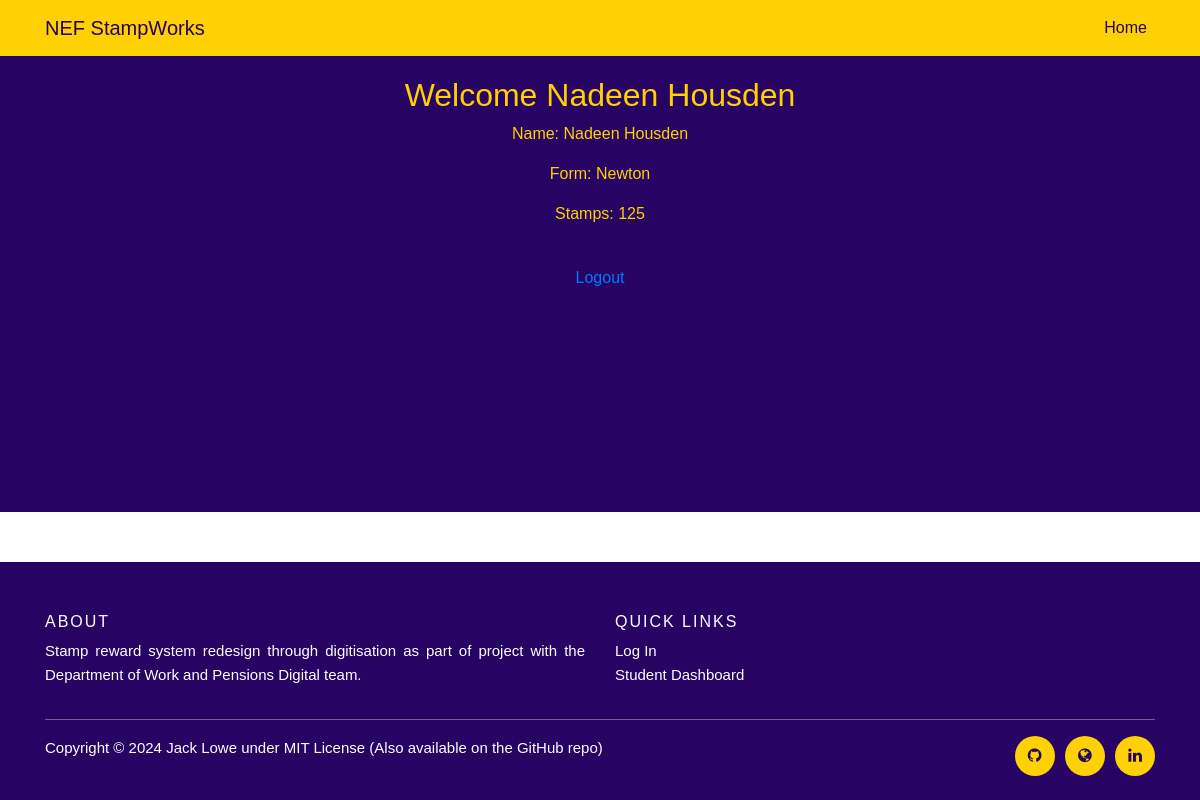
The page /student/dashboard (signed in) on the database as committed earlier.
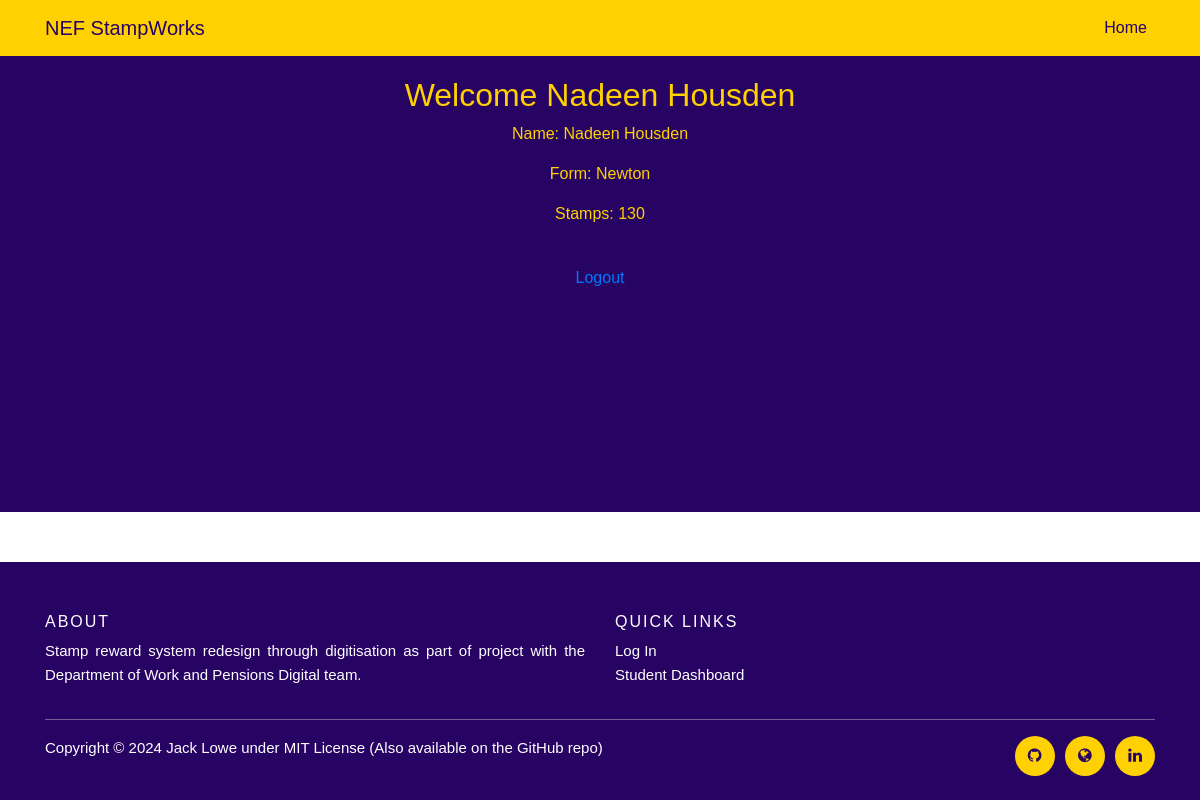
The same page on the database as committed later.
### tables this page shows
CREATE TABLE students (
	name VARCHAR(50),
	form VARCHAR(7),
	stamps INT,
	emailpre VARCHAR(50),
	mainclass VARCHAR(6),
	password VARCHAR(50)
);

### app.py (the view)
@app.route('/student/dashboard')
def student_dashboard():
    if 'email' not in session or 'is_staff' not in session or session['is_staff']:
        return redirect(url_for('login'))
    email = session['email']
    student_info = get_student_info(email)
    return render_template('student_dashboard.html', student_info=student_info)

### databaseComms.py (called while the page is built)
def dbSelect():
    return "NEF.db"

def get_student_info(emailpre):
    conn = sqlite3.connect(dbSelect())
    c = conn.cursor()
    c.execute("SELECT name, form, stamps, emailpre, mainclass FROM students WHERE emailpre=?", (emailpre,))
    student_info = c.fetchone()
    conn.close()
    return student_info

### templates/student_dashboard.html (shortened to what this page needs)
<!DOCTYPE html>
<html lang="en">
<head>
    <link rel="stylesheet" href="https://maxcdn.bootstrapcdn.com/bootstrap/4.5.2/css/bootstrap.min.css">
    <link rel="stylesheet" href="{{ url_for('static', filename='css/styles.css') }}">
    <link rel="stylesheet" href="https://cdnjs.cloudflare.com/ajax/libs/font-awesome/4.7.0/css/font-awesome.min.css">
</head>
<body>
    <nav class="navbar sticky-top navbar-expand-lg navbar-light bg-light">
        <div class="container">
            <a class="navbar-brand" href="/">NEF StampWorks</a>
            <div class="collapse navbar-collapse" id="navbarSupportedContent">
                <ul class="navbar-nav ml-auto">
                    <li class="nav-item">
                        <a class="nav-link" href="/">Home</a>
                    </li>
                </ul>
            </div>
        </div>
    </nav>
    <div class="content">
    <h2>Welcome {{ student_info[0] }}</h2>
    <p>Name: {{ student_info[0] }}</p>
    <p>Form: {{ student_info[1] }}</p>
    <p>Stamps: {{ student_info[2] }}</p>
    <br>
    <a href="/logout">Logout</a>
    </div>
    <footer class="site-footer">
        <div class="container">
          <div class="row">
            <div class="col-sm-12 col-md-6">
              <h6>About</h6>
              <p class="text-justify">Stamp reward system redesign through digitisation as part of project with the Department of Work and Pensions Digital team.</p>
            </div>
            <div class="col-xs-6 col-md-3">
              <h6>Quick Links</h6>
              <ul class="footer-links">
                <li><a href="/login">Log In</a></li>
                <li><a href="/student_dashboard">Student Dashboard</a></li>
              </ul>
            </div>
          </div>
          <hr>
        </div>
        <div class="container">
          <div class="row">
            <div class="col-md-8 col-sm-6 col-xs-12">
              <p class="copyright-text">Copyright &copy; 2024 <a href="https://github.com/Jack-Lowe-7/">Jack Lowe</a> under <a href="/license">MIT License</a> (Also available on the <a href="https://github.com/Jack-Lowe-7/DWP-Project">GitHub repo</a>)
              </p>
            </div>
            <div class="col-md-4 col-sm-6 col-xs-12">
              <ul class="social-icons">
                <li><a class="github" href="https://github.com/Jack-Lowe-7/"><i class="fa fa-github"></i></a></li>
                <li><a class="site" href="https://jacklowe.dev"><i class="	fa fa-globe"></i></a></li>
                <li><a class="linkedin" href="https://linkedin.com/in/jacklowe7/"><i class="fa fa-linkedin"></i></a></li>
              </ul>
            </div>
          </div>
        </div>
  </footer>
</body>
</html>

### static/css/styles.css (style rules this page uses)
html, body { height: 100%; }
body { font-family: 'NeueRegrade-Regular', Arial, sans-serif; display: flex; flex-direction: column; }
.content { flex: 1 0 auto; background-color: #270363; justify-content: center; text-align: center; color: #ffd100; padding-top: 20px; }
.site-footer { background-color:#270363; padding:45px 0 20px; font-size:15px; line-height:24px; color:#ffffff; margin-top: 50px; flex-shrink: 0; }
.site-footer hr { border-top-color:#bbb; opacity:0.5 }
.site-footer h6 { color:#fff; font-size:16px; text-transform:uppercase; margin-top:5px; letter-spacing:2px }
.site-footer a { color:#ffffff; }
.footer-links { padding-left:0; list-style:none }
.footer-links li { display:block }
.footer-links a { color:#ffffff }
.site-footer .social-icons { text-align:right }
.site-footer .social-icons a { width:40px; height:40px; line-height:40px; margin-left:6px; margin-right:0; border-radius:100%; background-color:#ffd100 }
.copyright-text { margin:0 }
.social-icons { padding-left:0; margin-bottom:0; list-style:none }
.social-icons li { display:inline-block; margin-bottom:4px }
.social-icons a { background-color:#eceeef; color:#270363; font-size:16px; display:inline-block; line-height:44px; width:44px; height:44px; text-align:center; margin-right:8px; border-radius:100%; -webkit-transition:all .2s linear; -o-transition:all .2s linear; transition:all .2s linear }
.navbar { background-color: #ffd100 !important; }
.nav-item a { color: #270363 !important; }
.navbar-brand { color: #270363 !important; }

Rows that differ between the two databases and show on the page:
changed students "Nadeen Housden": stamps "125" → "130"
